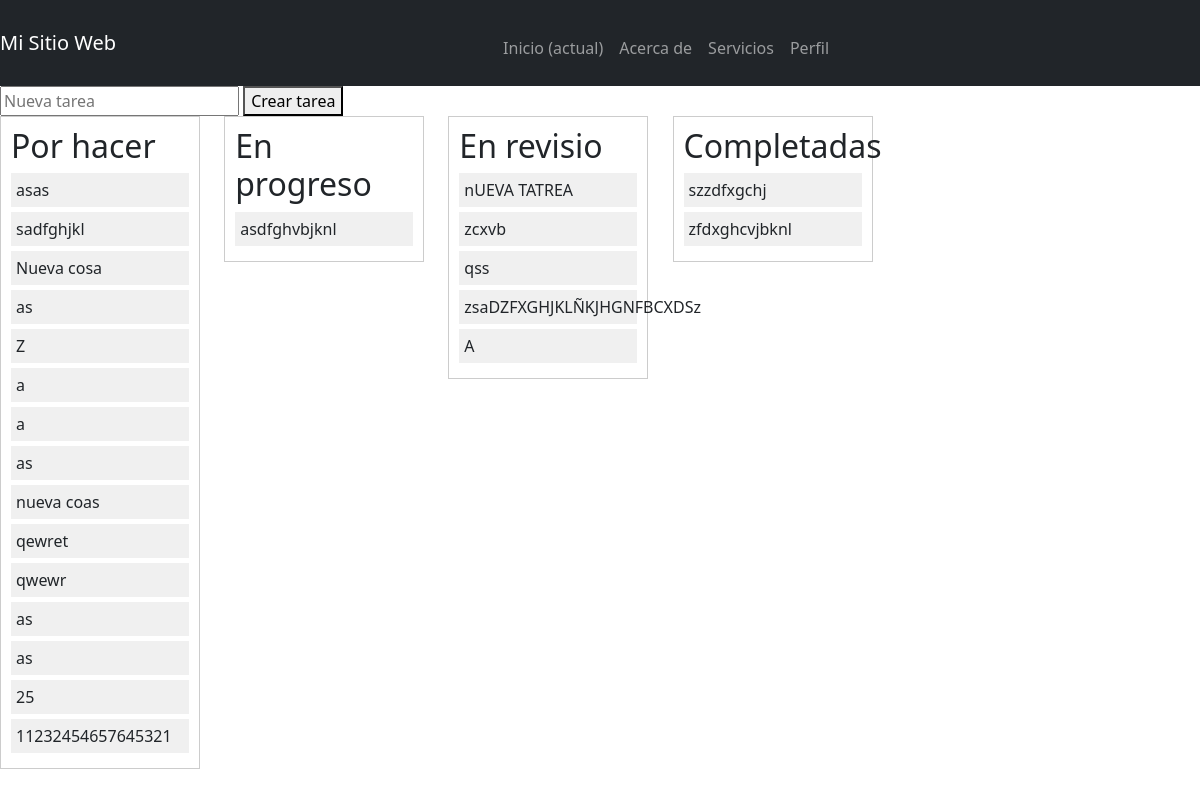
Page /Vista/tascas.php?id=31 on the committed database.
### tables this page shows
CREATE TABLE `tasques` (
  `id` int(11) NOT NULL AUTO_INCREMENT,
  `id_projecte` int(11) NOT NULL,
  `descripcio` varchar(255) NOT NULL,
  `estat` enum('Por hacer','En progres','En revisio','Completades') NOT NULL,
  PRIMARY KEY (`id`),
  KEY `id_projecte` (`id_projecte`),
  CONSTRAINT `id_projecte` FOREIGN KEY (`id_projecte`) REFERENCES `projectes` (`id`)
);

### Vista/tascas.php (the view, shortened to what this page needs)
<?php
$connexio = connexio();
$proyectoId = $_GET['id'];
$sql = "SELECT * FROM tasques WHERE id_projecte = ?";
$statement = $connexio->prepare($sql);
$statement->execute([$proyectoId]);
$tareas = $statement->fetchAll(PDO::FETCH_ASSOC);
?>
<!DOCTYPE html>
<html lang="en">
<head>
<link href="https://cdn.jsdelivr.net/npm/bootstrap@5.3.3/dist/css/bootstrap.min.css" rel="stylesheet">
</head>
<body>
<nav class="navbar navbar-expand-lg navbar-dark bg-dark">
  <a class="navbar-brand" href="#">Mi Sitio Web</a>
  <div class="collapse navbar-collapse" id="navbarSupportedContent">
    <ul class="navbar-nav mr-auto">
      <li class="nav-item active">
        <a class="nav-link" href="#">Inicio <span class="sr-only">(actual)</span></a>
      </li>
      <li class="nav-item">
        <a class="nav-link" href="#">Acerca de</a>
      </li>
      <li class="nav-item">
        <a class="nav-link" href="#">Servicios</a>
      </li>
      <li class="nav-item">
        <a class="nav-link" href="../Controlador/perfil.php">Perfil</a>
      </li>
    </ul>
  </div>
</nav>
<form id="newTaskForm">
        <input type="text" id="newTaskInput" placeholder="Nueva tarea">
        <button type="submit">Crear tarea</button>
    </form>
    <div class="column" id="Por hacer">
        <h2>Por hacer</h2>
        <?php
    foreach ($tareas as $tarea) {
        if ($tarea['estat'] === 'Por hacer') {
            echo "<div id='{$tarea['id']}' class='task' draggable='true'>{$tarea['descripcio']}</div>";
        }
    }
    ?>
    </div>
    <div class="column" id="En progres">
        <h2>En progreso</h2>
        <?php
    foreach ($tareas as $tarea) {
        if ($tarea['estat'] === 'En progres') {
            echo "<div id='{$tarea['id']}' class='task' draggable='true'>{$tarea['descripcio']}</div>";
        }
    }
    ?>
    </div>
    <div class="column" id="En revisio">
        <h2>En revisio</h2>
        <?php
    foreach ($tareas as $tarea) {
        if ($tarea['estat'] === 'En revisio') {
            echo "<div id='{$tarea['id']}' class='task' draggable='true'>{$tarea['descripcio']}</div>";
        }
    }
    ?>
    </div>
    <div class="column" id="Completades">
        <h2>Completadas</h2>
        <?php
    foreach ($tareas as $tarea) {
        if ($tarea['estat'] === 'Completades') {
            echo "<div id='{$tarea['id']}' class='task' draggable='true'>{$tarea['descripcio']}</div>";
        }
    }
    ?>
    </div>
</body>
</html>

### Vista/tascas.php (style rules this page uses)
.column { width: 200px; display: inline-block; vertical-align: top; margin-right: 20px; border: 1px solid #ccc; padding: 10px; }
.task { margin-bottom: 5px; padding: 5px; background-color: #f0f0f0; cursor: pointer; }
ul { list-style-type: none; padding: 0; margin: 20px auto; max-width: 600px; }
li { margin-bottom: 10px; }
li a { text-decoration: none; color: #333; display: block; padding: 10px; border: 1px solid #ccc; border-radius: 5px; transition: background-color 0.3s ease; }

### rows in the picture
tasques: descripcio "asas"
tasques: descripcio "sadfghjkl"
tasques: descripcio "Nueva cosa"
tasques: descripcio "as"
tasques: descripcio "Z"
tasques: descripcio "a"
tasques: descripcio "a"
tasques: descripcio "as"
tasques: descripcio "nueva coas"
tasques: descripcio "qewret"
tasques: descripcio "qwewr"
tasques: descripcio "as"
tasques: descripcio "as"
tasques: descripcio "25"
tasques: descripcio "11232454657645321"
tasques: descripcio "asdfghvbjknl"
tasques: descripcio "nUEVA TATREA"
tasques: descripcio "zcxvb"
tasques: descripcio "qss"
tasques: descripcio "zsaDZFXGHJKLÑKJHGNFBCXDSz"
tasques: descripcio "A"
tasques: descripcio "szzdfxgchj"
tasques: descripcio "zfdxghcvjbknl"
